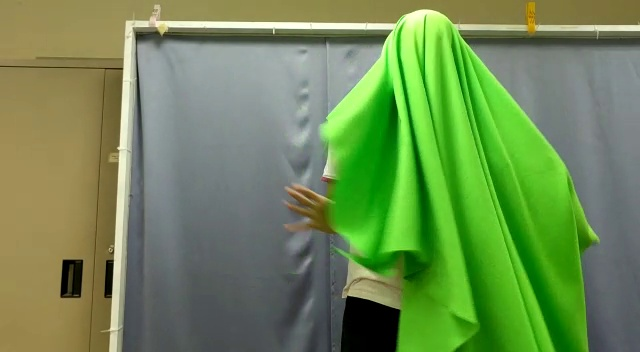
#> input picture Video/Frames/f360.jpg, 640 x 352 px
$ python Threshold.py
#> lines starting #> are read from the running program, lines starting #| are printed output that depends on the picture; after the words box and inside, x2 and y2 are one past the last pixel; in counts of white or black regions, pixels touching at a corner belong together

# coding: utf-8

# In[1]:

import numpy as np
import cv2


# In[2]:

PATH_IMAGE = "./Frames/f360.jpg"
image = cv2.imread(PATH_IMAGE)
#> image is the input picture: shape (352, 640, 3); mean B, G, R 83.7, 139.3, 109.7


# In[3]:

# dummy function
def nothing(x):
    pass


# In[13]:

# Track bar window
cv2.namedWindow('Threshold Finder')

# Track bars
cv2.createTrackbar('lH','Threshold Finder', 0, 180, nothing)
#> slider 'lH' is set to 36
cv2.createTrackbar('lS', 'Threshold Finder', 0, 255, nothing)
#> slider 'lS' is set to 51
cv2.createTrackbar('lV', 'Threshold Finder', 0, 255, nothing)
#> slider 'lV' is set to 51
cv2.createTrackbar('uH', 'Threshold Finder', 180, 180, nothing)
cv2.createTrackbar('uS', 'Threshold Finder', 255, 255, nothing)
cv2.createTrackbar('uV', 'Threshold Finder', 255, 255, nothing)

while True:

    # converting image color to HSV color space
    hsv = cv2.cvtColor(image, cv2.COLOR_RGB2HSV)
#> hsv: shape (352, 640, 3); mean H, S, V 60.2, 104.1, 143.3

    # Getting values from track bars
    lH = cv2.getTrackbarPos('lH', 'Threshold Finder')
    uH = cv2.getTrackbarPos('uH', 'Threshold Finder')
    lS = cv2.getTrackbarPos('lS', 'Threshold Finder')
    uS = cv2.getTrackbarPos('uS', 'Threshold Finder')
    lV = cv2.getTrackbarPos('lV', 'Threshold Finder')
    uV = cv2.getTrackbarPos('uV', 'Threshold Finder')

    lowerb = np.array([lH, lS, lV], np.uint8)
    upperb = np.array([uH, uS, uV], np.uint8)

    mask = cv2.inRange(hsv, lowerb, upperb)
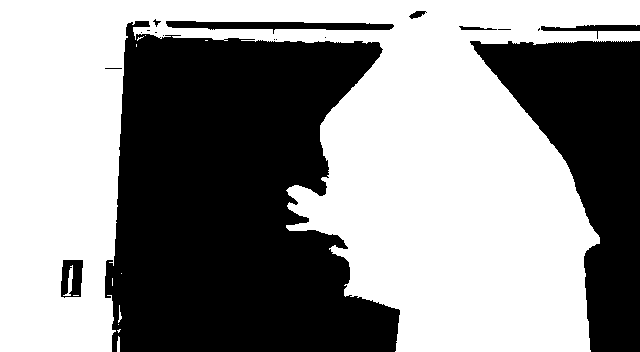
#> mask: shape (352, 640); 56% white; 18 black regions (10 under 20 px), largest, box (x1, y1, x2, y2) and area: (105, 21, 400, 352) 71287, (470, 41, 640, 352) 25014, (166, 21, 394, 34) 1526

    # Bitwise-AND mask and original image
    res = cv2.bitwise_and(image, image, mask= mask)
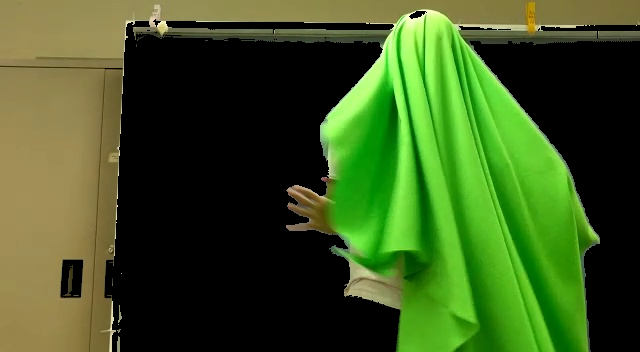
#> res: shape (352, 640, 3); mean B, G, R 31, 85.9, 59.6
    cv2.imshow('Threshold Finder', res)

    # Press Q on keyboard to exit
    key = cv2.waitKey(25) & 0xFF
#> (key q is pressed here)
    if key == ord('q'):
        break

cv2.destroyAllWindows()


# In[ ]:

$ run again, with Video/Frames/m0.jpg copied over Video/Frames/f360.jpg
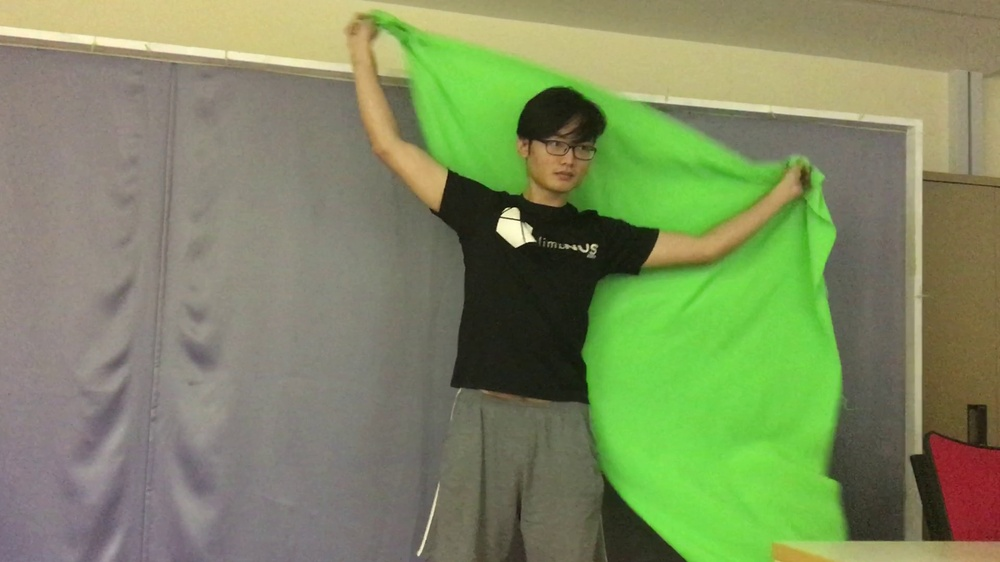
#> input picture Video/Frames/m0.jpg, 1000 x 562 px, shrunk from 1920 x 1080 before the run
#> image is the input picture: shape (562, 1000, 3); mean B, G, R 96.5, 138.1, 125.6
#> hsv: shape (562, 1000, 3); mean H, S, V 94.3, 77.4, 144.4
#> `mask = cv2.inRange(hsv, lowerb, upperb)`:
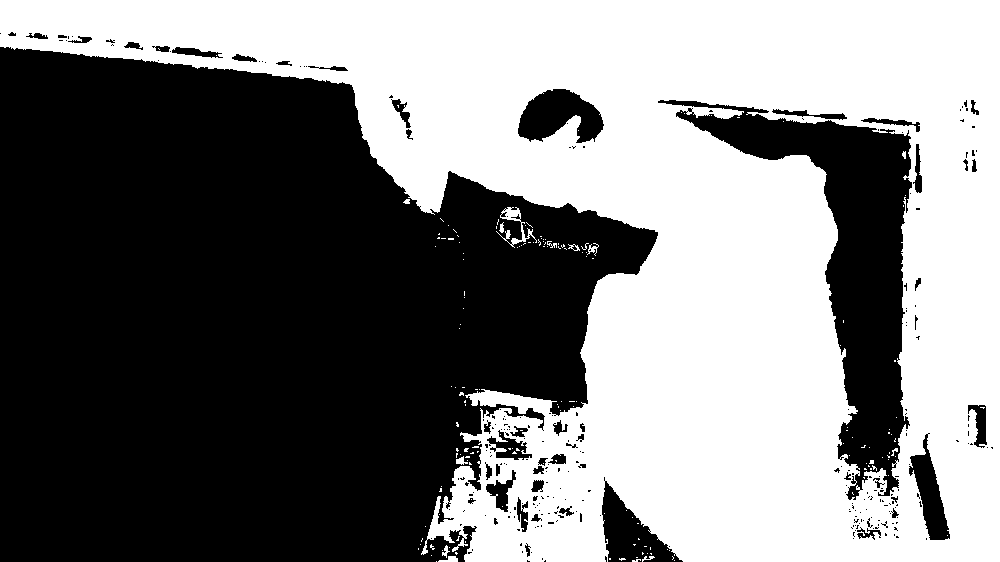
#> mask: shape (562, 1000); 48.8% white; 170 white regions (157 under 20 px), largest, box (x1, y1, x2, y2) and area: (0, 0, 1000, 562) 273052, (496, 207, 537, 248) 384, (438, 556, 458, 562) 75
#> `res = cv2.bitwise_and(image, image, mask= mask)`:
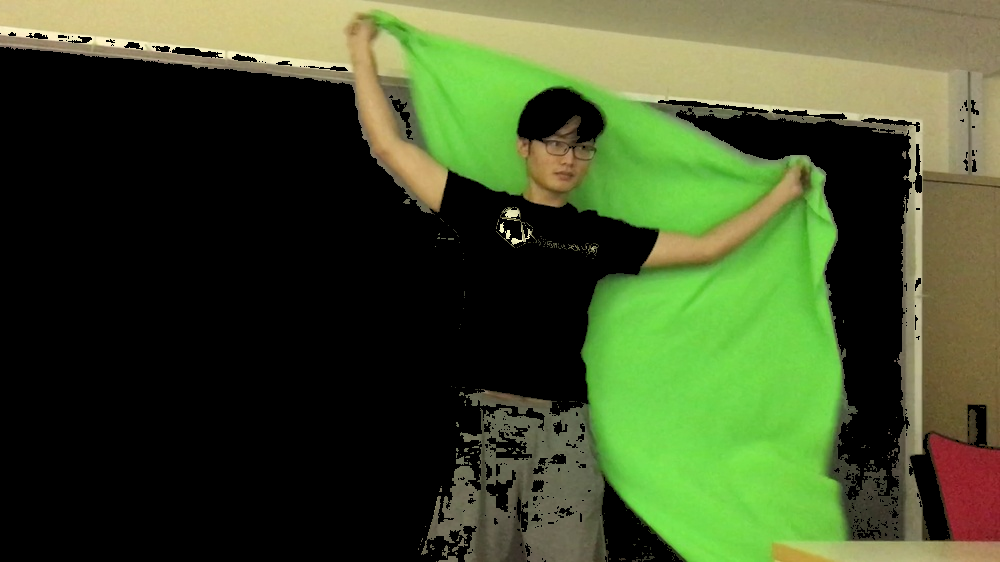
#> res: shape (562, 1000, 3); mean B, G, R 42.3, 79.8, 65.3

$ run again, with Video/Frames/m120.jpg copied over Video/Frames/f360.jpg
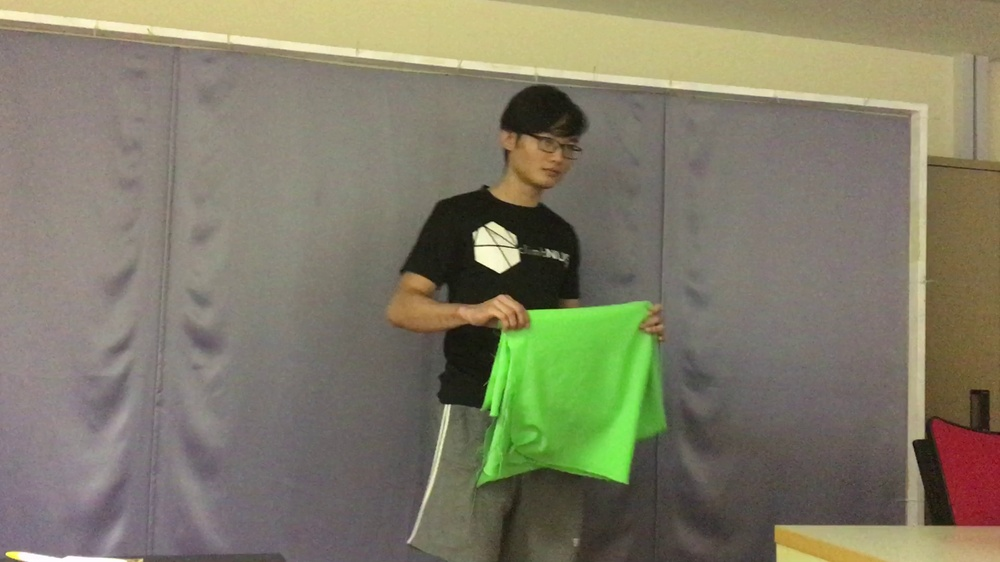
#> input picture Video/Frames/m120.jpg, 1000 x 562 px, shrunk from 1920 x 1080 before the run
#> image is the input picture: shape (562, 1000, 3); mean B, G, R 103.7, 124, 127.8
#> hsv: shape (562, 1000, 3); mean H, S, V 103.6, 52.6, 132.2
#> `mask = cv2.inRange(hsv, lowerb, upperb)`:
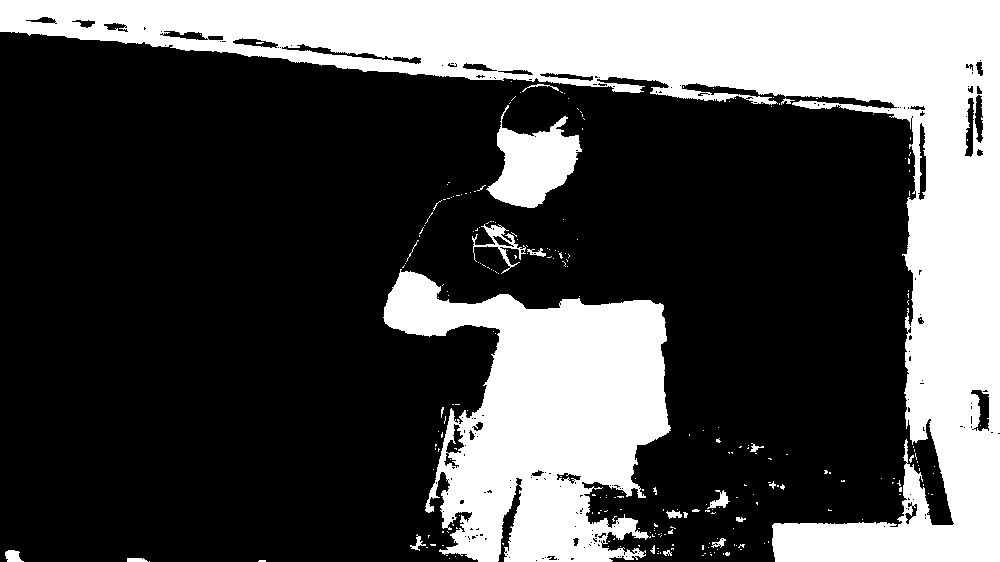
#> mask: shape (562, 1000); 31% white; 254 white regions (233 under 20 px), largest, box (x1, y1, x2, y2) and area: (0, 0, 1000, 562) 117424, (383, 269, 671, 562) 49255, (486, 105, 582, 208) 5175
#> `res = cv2.bitwise_and(image, image, mask= mask)`:
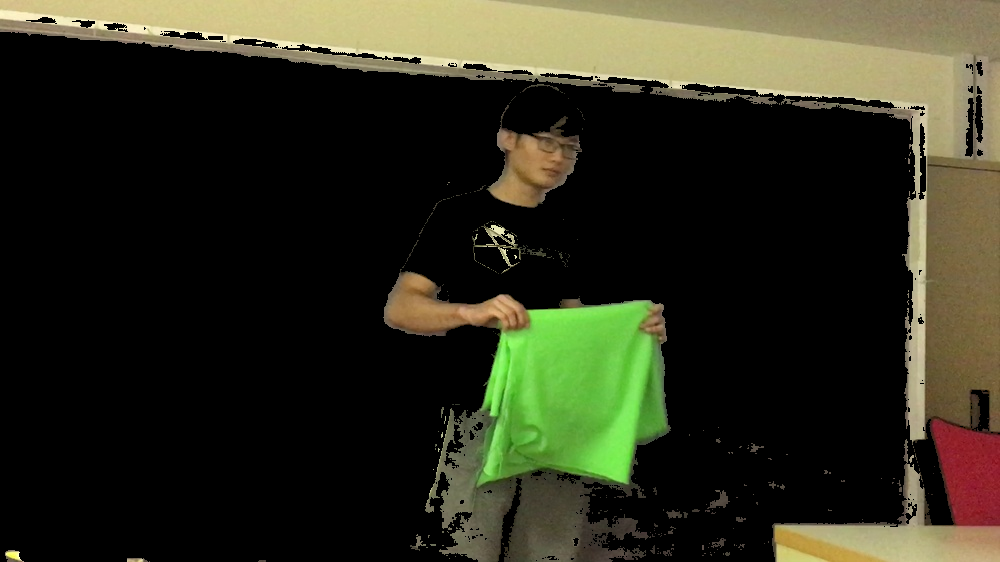
#> res: shape (562, 1000, 3); mean B, G, R 29.8, 46.1, 45.8

$ run again, with Video/Frames/m150.jpg copied over Video/Frames/f360.jpg
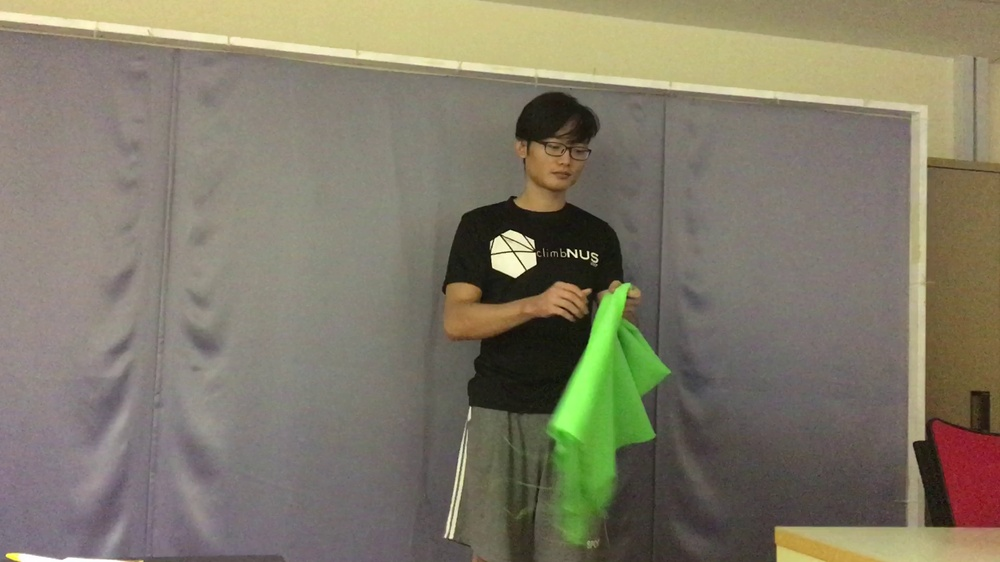
#> input picture Video/Frames/m150.jpg, 1000 x 562 px, shrunk from 1920 x 1080 before the run
#> image is the input picture: shape (562, 1000, 3); mean B, G, R 104.7, 122.3, 128.2
#> hsv: shape (562, 1000, 3); mean H, S, V 104, 50.2, 130.5
#> `mask = cv2.inRange(hsv, lowerb, upperb)`:
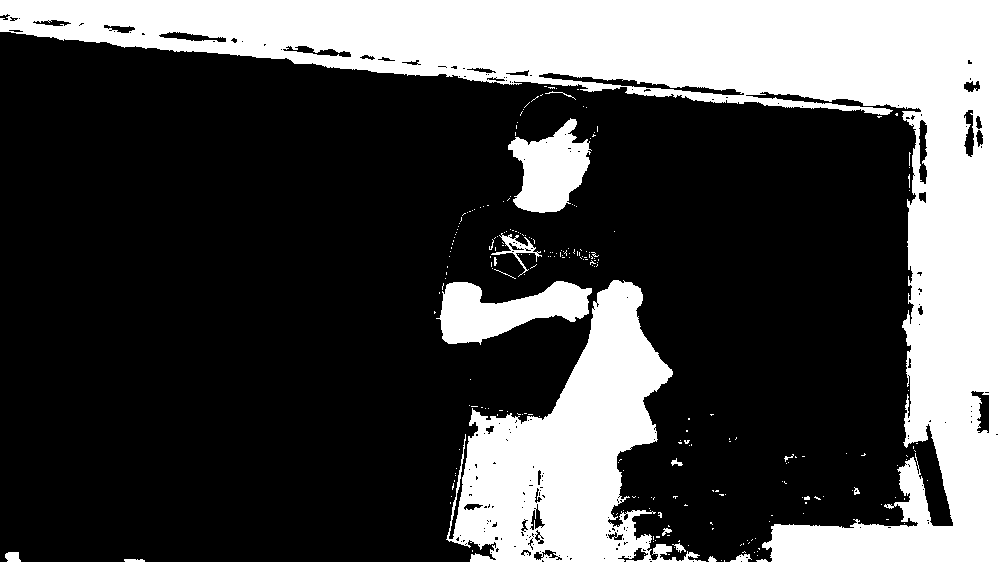
#> mask: shape (562, 1000); 29.4% white; 249 white regions (230 under 20 px), largest, box (x1, y1, x2, y2) and area: (0, 0, 1000, 562) 119748, (446, 280, 706, 562) 33428, (436, 281, 592, 345) 5604
#> `res = cv2.bitwise_and(image, image, mask= mask)`:
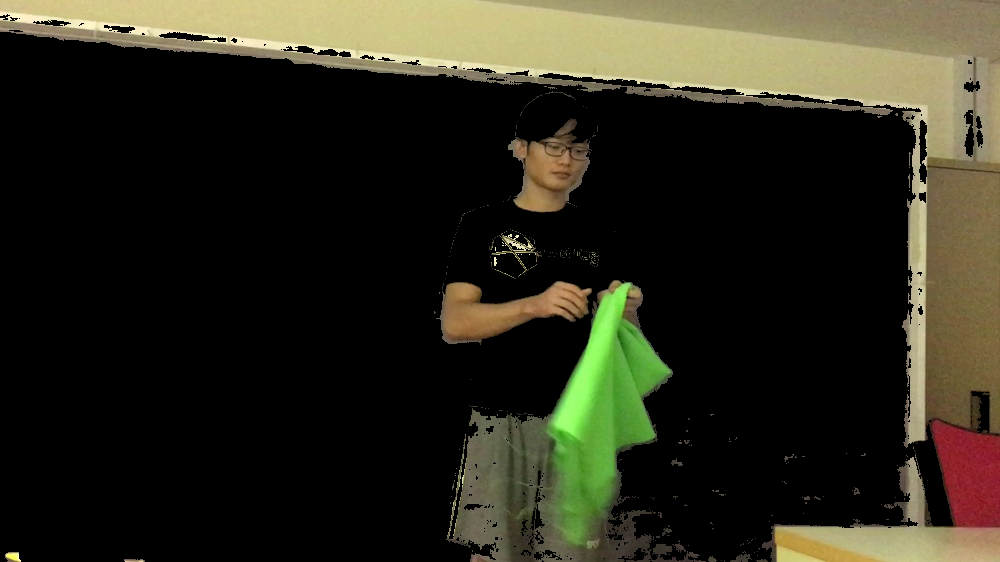
#> res: shape (562, 1000, 3); mean B, G, R 28.7, 42.3, 44.2
